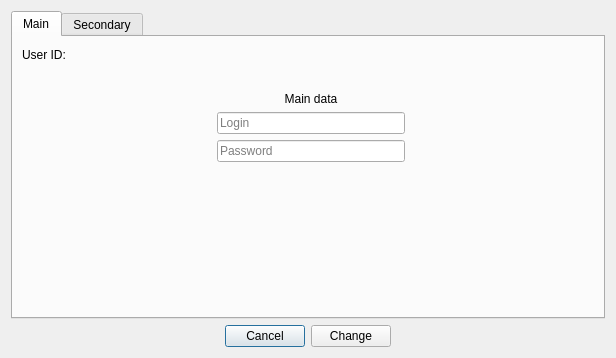
<?xml version="1.0" encoding="UTF-8"?>
<ui version="4.0">
 <class>ChangeUserFromAdmin</class>
 <widget class="QDialog" name="ChangeUserFromAdmin">
  <property name="geometry">
   <rect>
    <x>0</x>
    <y>0</y>
    <width>616</width>
    <height>358</height>
   </rect>
  </property>
  <property name="windowTitle">
   <string>Dialog</string>
  </property>
  <layout class="QGridLayout" name="gridLayout_2">
   <item row="1" column="1">
    <layout class="QHBoxLayout" name="horizontalLayout">
     <item>
      <spacer name="horizontalSpacer_2">
       <property name="orientation">
        <enum>Qt::Horizontal</enum>
       </property>
       <property name="sizeHint" stdset="0">
        <size>
         <width>40</width>
         <height>20</height>
        </size>
       </property>
      </spacer>
     </item>
     <item>
      <widget class="QPushButton" name="pushButton_2">
       <property name="text">
        <string>Cancel</string>
       </property>
      </widget>
     </item>
     <item>
      <widget class="QPushButton" name="pushButton">
       <property name="text">
        <string>Change</string>
       </property>
      </widget>
     </item>
     <item>
      <spacer name="horizontalSpacer">
       <property name="orientation">
        <enum>Qt::Horizontal</enum>
       </property>
       <property name="sizeHint" stdset="0">
        <size>
         <width>40</width>
         <height>20</height>
        </size>
       </property>
      </spacer>
     </item>
    </layout>
   </item>
   <item row="1" column="2">
    <spacer name="horizontalSpacer_5">
     <property name="orientation">
      <enum>Qt::Horizontal</enum>
     </property>
     <property name="sizeHint" stdset="0">
      <size>
       <width>160</width>
       <height>20</height>
      </size>
     </property>
    </spacer>
   </item>
   <item row="1" column="0">
    <spacer name="horizontalSpacer_6">
     <property name="orientation">
      <enum>Qt::Horizontal</enum>
     </property>
     <property name="sizeHint" stdset="0">
      <size>
       <width>160</width>
       <height>20</height>
      </size>
     </property>
    </spacer>
   </item>
   <item row="0" column="0" colspan="3">
    <widget class="QTabWidget" name="tabWidget">
     <property name="currentIndex">
      <number>0</number>
     </property>
     <widget class="QWidget" name="Main">
      <attribute name="title">
       <string>Main</string>
      </attribute>
      <layout class="QGridLayout" name="gridLayout">
       <item row="4" column="2">
        <spacer name="verticalSpacer_3">
         <property name="orientation">
          <enum>Qt::Vertical</enum>
         </property>
         <property name="sizeHint" stdset="0">
          <size>
           <width>20</width>
           <height>124</height>
          </size>
         </property>
        </spacer>
       </item>
       <item row="3" column="3">
        <spacer name="horizontalSpacer_4">
         <property name="orientation">
          <enum>Qt::Horizontal</enum>
         </property>
         <property name="sizeHint" stdset="0">
          <size>
           <width>185</width>
           <height>20</height>
          </size>
         </property>
        </spacer>
       </item>
       <item row="3" column="1">
        <spacer name="horizontalSpacer_3">
         <property name="orientation">
          <enum>Qt::Horizontal</enum>
         </property>
         <property name="sizeHint" stdset="0">
          <size>
           <width>185</width>
           <height>20</height>
          </size>
         </property>
        </spacer>
       </item>
       <item row="0" column="1">
        <widget class="QLabel" name="UserID">
         <property name="text">
          <string>User ID:</string>
         </property>
        </widget>
       </item>
       <item row="0" column="2" rowspan="2">
        <spacer name="verticalSpacer_2">
         <property name="orientation">
          <enum>Qt::Vertical</enum>
         </property>
         <property name="sizeHint" stdset="0">
          <size>
           <width>20</width>
           <height>40</height>
          </size>
         </property>
        </spacer>
       </item>
       <item row="2" column="2" rowspan="2">
        <layout class="QVBoxLayout" name="verticalLayout">
         <item>
          <widget class="QLabel" name="label">
           <property name="text">
            <string>Main data</string>
           </property>
           <property name="alignment">
            <set>Qt::AlignCenter</set>
           </property>
          </widget>
         </item>
         <item>
          <widget class="QLineEdit" name="lineEditlogin">
           <property name="placeholderText">
            <string>Login</string>
           </property>
          </widget>
         </item>
         <item>
          <widget class="QLineEdit" name="lineEditpass">
           <property name="echoMode">
            <enum>QLineEdit::PasswordEchoOnEdit</enum>
           </property>
           <property name="placeholderText">
            <string>Password</string>
           </property>
          </widget>
         </item>
        </layout>
       </item>
      </layout>
     </widget>
     <widget class="QWidget" name="Secondary">
      <attribute name="title">
       <string>Secondary</string>
      </attribute>
      <layout class="QGridLayout" name="gridLayout_3">
       <item row="0" column="2">
        <spacer name="verticalSpacer_4">
         <property name="orientation">
          <enum>Qt::Vertical</enum>
         </property>
         <property name="sizeHint" stdset="0">
          <size>
           <width>20</width>
           <height>67</height>
          </size>
         </property>
        </spacer>
       </item>
       <item row="1" column="1">
        <spacer name="horizontalSpacer_8">
         <property name="orientation">
          <enum>Qt::Horizontal</enum>
         </property>
         <property name="sizeHint" stdset="0">
          <size>
           <width>185</width>
           <height>20</height>
          </size>
         </property>
        </spacer>
       </item>
       <item row="1" column="2">
        <layout class="QVBoxLayout" name="verticalLayout_2">
         <item>
          <widget class="QLabel" name="label_4">
           <property name="text">
            <string>Personal information</string>
           </property>
          </widget>
         </item>
         <item>
          <widget class="QLineEdit" name="lineEditName">
           <property name="placeholderText">
            <string>Name</string>
           </property>
          </widget>
         </item>
         <item>
          <widget class="QLineEdit" name="lineEditSurname">
           <property name="placeholderText">
            <string>Surname</string>
           </property>
          </widget>
         </item>
         <item>
          <widget class="QLineEdit" name="lineEditgroup">
           <property name="placeholderText">
            <string>Group</string>
           </property>
          </widget>
         </item>
        </layout>
       </item>
       <item row="1" column="3">
        <spacer name="horizontalSpacer_7">
         <property name="orientation">
          <enum>Qt::Horizontal</enum>
         </property>
         <property name="sizeHint" stdset="0">
          <size>
           <width>185</width>
           <height>20</height>
          </size>
         </property>
        </spacer>
       </item>
       <item row="2" column="2">
        <spacer name="verticalSpacer">
         <property name="orientation">
          <enum>Qt::Vertical</enum>
         </property>
         <property name="sizeHint" stdset="0">
          <size>
           <width>20</width>
           <height>67</height>
          </size>
         </property>
        </spacer>
       </item>
       <item row="0" column="1">
        <widget class="QLabel" name="UserID_2">
         <property name="text">
          <string>User ID:</string>
         </property>
        </widget>
       </item>
      </layout>
     </widget>
    </widget>
   </item>
  </layout>
 </widget>
 <resources/>
 <connections/>
</ui>
